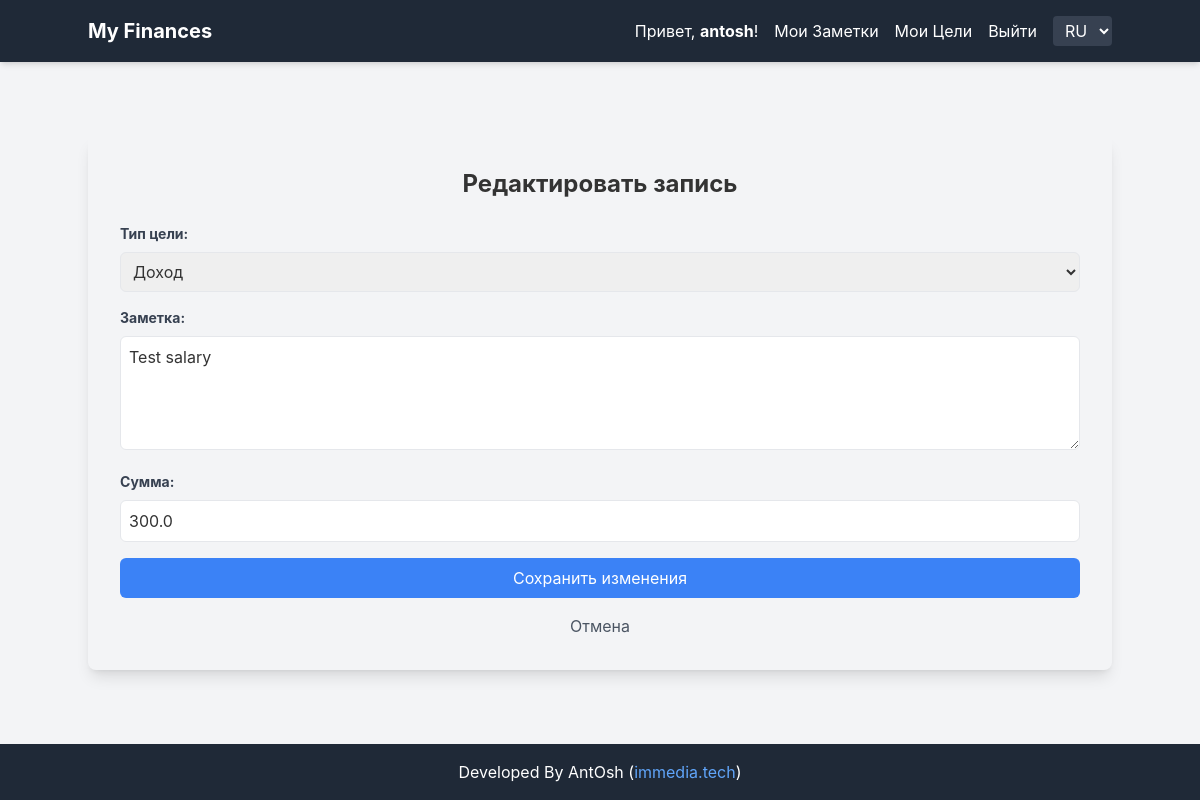
/edit_goal/1 (signed in), run on the app's committed database.
### tables this page shows
CREATE TABLE users (
            id INTEGER PRIMARY KEY AUTOINCREMENT,
            username TEXT UNIQUE NOT NULL,
            password_hash TEXT NOT NULL
        );

CREATE TABLE goals (
            id INTEGER PRIMARY KEY AUTOINCREMENT,
            user_id INTEGER NOT NULL,
            goal_type TEXT NOT NULL,
            note TEXT NOT NULL,
            created_at TIMESTAMP DEFAULT CURRENT_TIMESTAMP, amount REAL DEFAULT 0.00, user_goal_id INTEGER,
            FOREIGN KEY (user_id) REFERENCES users (id)
        );

### app.py (the view, shortened to what this page needs)
@app.route('/edit_goal/<int:goal_id>', methods=['GET', 'POST'])
@login_required
def edit_goal(goal_id):
    conn = get_db()
    cursor = conn.cursor()
    user_id = g.user['id']
    cursor.execute("SELECT * FROM goals WHERE id = ?", (goal_id,))
    goal = cursor.fetchone()
    if goal is None or goal['user_id'] != user_id:
        flash(_('Запись не найдена или у вас нет прав доступа.'), 'danger')
        return redirect(url_for('user_notes', username=g.user['username']))
    cursor.execute("SELECT id, name FROM user_goals WHERE user_id = ? ORDER BY name ASC", (user_id,))
    user_goals = cursor.fetchall()
    return render_template('edit_goal.html', goal=goal, user_goals=user_goals)

### app.py (called while the page is built)
def get_locale_from_request():
    lang = request.args.get('lang')
    if lang in LOCALES:  # Проверяем, что язык есть в нашем словаре
        session['lang'] = lang
        return lang
    if 'lang' in session and session['lang'] in LOCALES:
        return session['lang']
    best_browser_match = request.accept_languages.best_match(LOCALES.keys())
    if best_browser_match and best_browser_match in LOCALES:
        return best_browser_match
    return 'ru'  # Язык по умолчанию, если ничего не найдено

@app.before_request
def set_g_locale():
    g.locale = get_locale_from_request()

def get_db():
    if 'db' not in g:
        g.db = get_db_connection()
    return g.db

@app.before_request
def load_logged_in_user():
    user_id = session.get('user_id')
    if user_id is None:
        g.user = None
    else:
        conn = get_db()
        cursor = conn.cursor()
        cursor.execute("SELECT * FROM users WHERE id = ?", (user_id,))
        g.user = cursor.fetchone()

def login_required(view):
    @functools.wraps(view)
    def wrapped_view(**kwargs):
        if g.user is None:
            flash(_('Для доступа к этой странице необходимо войти в систему.'), 'warning')
            return redirect(url_for('login'))
        return view(**kwargs)
    return wrapped_view

### database.py (called while the page is built)
def get_db_connection():
    conn = sqlite3.connect(DATABASE)
    conn.row_factory = sqlite3.Row
    return conn

### locales.py (called while the page is built)
def gettext_manual(text, **variables):
    from flask import g
    current_locale = getattr(g, 'locale', 'ru')
    translated_text = LOCALES.get(current_locale, {}).get(text, text)
    if variables:
        try:
            return translated_text % variables
        except TypeError:  # Если переменные есть, но в строке их нет или неверный формат
            return translated_text
    return translated_text

### templates/edit_goal.html (shortened to what this page needs)
{% extends 'base.html' %}
{% block content %}
    <h2 class="text-2xl font-bold mb-6 text-center">{{ _('Редактировать запись') }}</h2>
    {% if goal %}
        <form method="post" class="space-y-4">
            <div>
                <label for="goal_type" class="block text-gray-700 text-sm font-bold mb-2">{{ _('Тип цели:') }}</label>
                <select id="goal_type" name="goal_type" class="w-full p-2 border rounded-md">
                    <option value="income" {% if goal.goal_type == 'income' %}selected{% endif %}>{{ _('Доход') }}</option>
                </select>
            </div>
            <div>
                <label for="note" class="block text-gray-700 text-sm font-bold mb-2">{{ _('Заметка:') }}</label>
                <textarea id="note" name="note" rows="4" class="w-full p-2 border rounded-md" required>{{ goal.note }}</textarea>
            </div>
            <div>
                <label for="amount" class="block text-gray-700 text-sm font-bold mb-2">{{ _('Сумма:') }}</label>
                <input type="number" id="amount" name="amount" step="0.01" value="{{ goal.amount if goal.amount is not none else '0.00' }}" class="w-full p-2 border rounded-md" required>
            </div>
            <button type="submit" class="w-full bg-blue-500 text-white p-2 rounded-md hover:bg-blue-600">{{ _('Сохранить изменения') }}</button>
            <a href="{{ url_for('user_notes', username=g.user.username) }}" class="block text-center mt-4 text-gray-600 hover:underline">{{ _('Отмена') }}</a>
        </form>
    {% else %}
        <p class="text-gray-600 text-center">{{ _('Запись не найдена или у вас нет прав доступа.') }}</p>
    {% endif %}
{% endblock %}

### templates/base.html (shortened to what this page needs)
<!DOCTYPE html>
<html lang="{{ g.locale }}">
<head>
    <script src="https://cdn.tailwindcss.com"></script>
</head>
<body class="flex flex-col min-h-screen">
    <nav class="w-full bg-gray-800 text-white p-4 shadow-md">
        <div class="container mx-auto flex justify-between items-center">
            <a href="{{ url_for('index') }}" class="text-xl font-bold hover:text-gray-300">My Finances</a>
            <div class="flex items-center">
                {% if g.user %}
                    <span class="mr-4">{{ _('Привет,') }} <span class="font-bold">{{ g.user.username }}</span>!</span>
                    <a href="{{ url_for('user_notes', username=g.user.username) }}" class="mr-4 hover:text-gray-300">{{ _('Мои Заметки') }}</a>
                    <a href="{{ url_for('goals') }}" class="mr-4 hover:text-gray-300">{{ _('Мои Цели') }}</a>
                    <a href="{{ url_for('logout') }}" class="hover:text-gray-300">{{ _('Выйти') }}</a>
                {% else %}
                    <a href="{{ url_for('register') }}" class="mr-4 hover:text-gray-300">{{ _('Регистрация') }}</a>
                    <a href="{{ url_for('login') }}" class="hover:text-gray-300">{{ _('Войти') }}</a>
                {% endif %}
                <select id="language-selector" class="ml-4 px-2 py-1 rounded bg-gray-700 text-white border-none">
                    <option value="ru" {% if g.locale == 'ru' %}selected{% endif %}>RU</option>
                </select>
            </div>
        </div>
    </nav>
    <div class="main-content-wrapper">
        <div class="container bg-transparent p-8 rounded-lg shadow-lg">
            {% block content %}{% endblock %}
        </div>
    </div>
    <footer class="w-full bg-gray-800 text-white p-4 text-center shadow-md mt-auto">
        Developed By AntOsh (<a href="https://immediatech.net" target="_blank" class="text-blue-400 hover:underline">immedia.tech</a>)
    </footer>
</body>
</html>

### templates/base.html (style rules this page uses)
body { font-family: 'Inter', sans-serif; background-color: #f3f4f6; color: #333; }
.main-content-wrapper { flex-grow: 1; display: flex; justify-content: center; align-items: center; padding: 1rem; }
.container { max-width: 800px; width: 100%; }
input[type="text"], input[type="password"], textarea, select { @apply p-3 border border-gray-300 rounded-md focus:outline-none focus:ring-2 focus:ring-blue-500 w-full; }
button { @apply bg-blue-600 text-white p-3 rounded-md hover:bg-blue-700 transition duration-200; }

### data on the page
users: user.username "antosh"
goals: goal_type "Доход", note "Test salary", amount "300.0"
